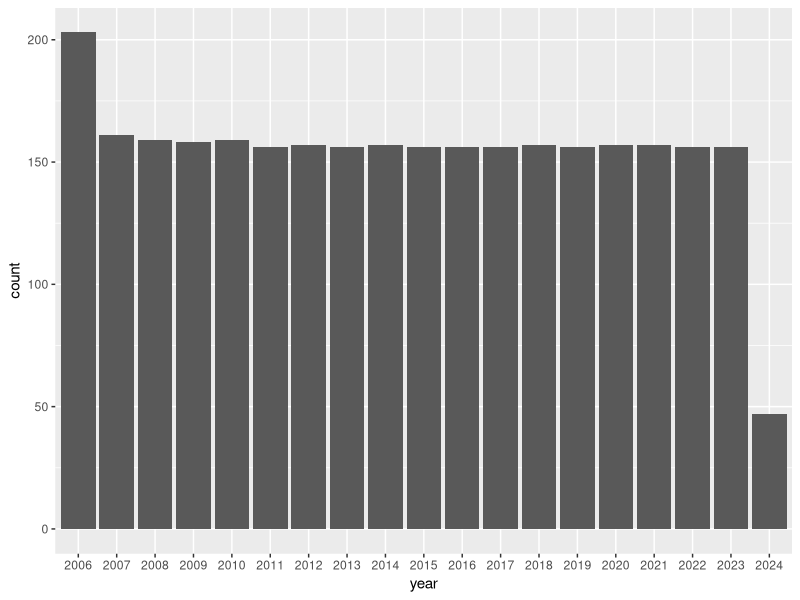
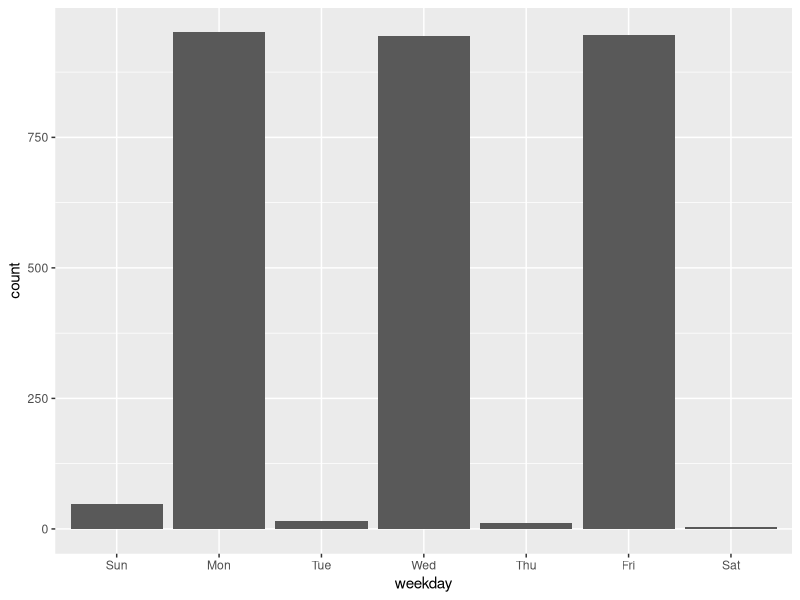

Reproduce these figures in R, in order.
## ---- chunk 1
knitr::opts_chunk$set(echo = TRUE)
## ---- chunk 2
if (!require("tidyverse")) {
  install.packages("tidyverse")
}
library("tidyverse")
## ---- chunk 3
xkcd <- read.csv("xkcd.csv", quote = "")
summary(xkcd)
head(xkcd)
nrow(xkcd)
view(xkcd)
## ---- chunk 4
xkcd_date <- xkcd |> unite(date, month, day, year, sep = "-") |> mutate(date = as.Date(mdy(date))) |> mutate(weekday = wday(date, label = TRUE),.after = date)
head(xkcd_date)
## ---- chunk 5
# we extract the year from the given date by using format(date), "%y"
xkcd_date |> mutate(year = format(date, "%Y")) |> ggplot(aes(year)) + geom_bar()
# graph for posts by day of the week
xkcd_date |> ggplot(aes(weekday)) + geom_bar()
## ---- chunk 6
xkcd_date |> filter(format(date, "%Y") == "2006") |> group_by(date) |> count() |> arrange(desc(n))
## ---- chunk 7
xkcd_date_abnormal <- xkcd_date |> filter(weekday %in% c("Sun", "Tue", "Thu", "Sat"), date != "2006-01-01")
xkcd_date_abnormal |> group_by(weekday) |> count()
## ---- chunk 8
xkcd_date_abnormal |> group_by(format(date, "%Y"), weekday) |> count()
## ---- chunk 9
xkcd_date_abnormal |> filter(format(date, "%Y") > 2018)
